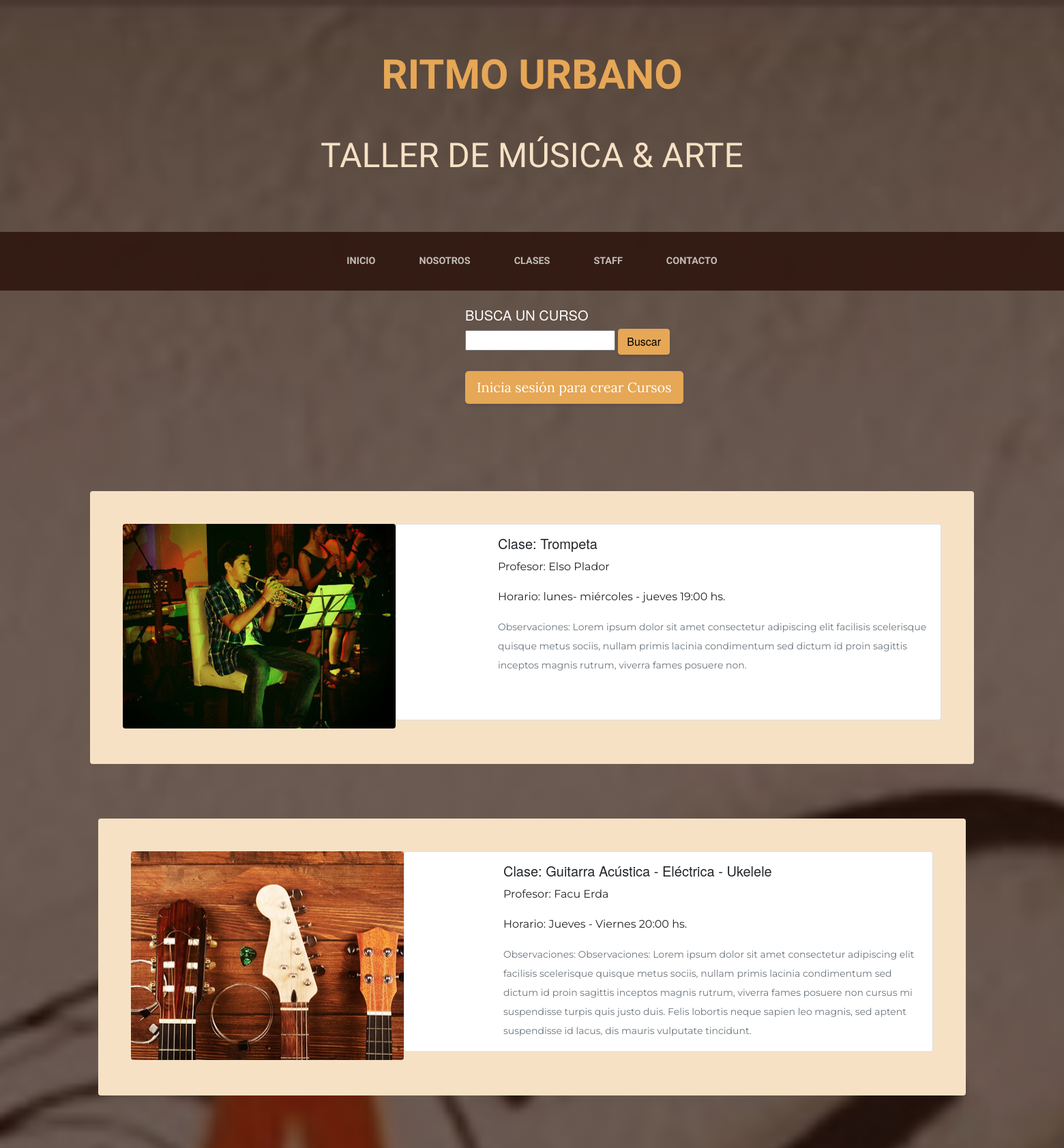
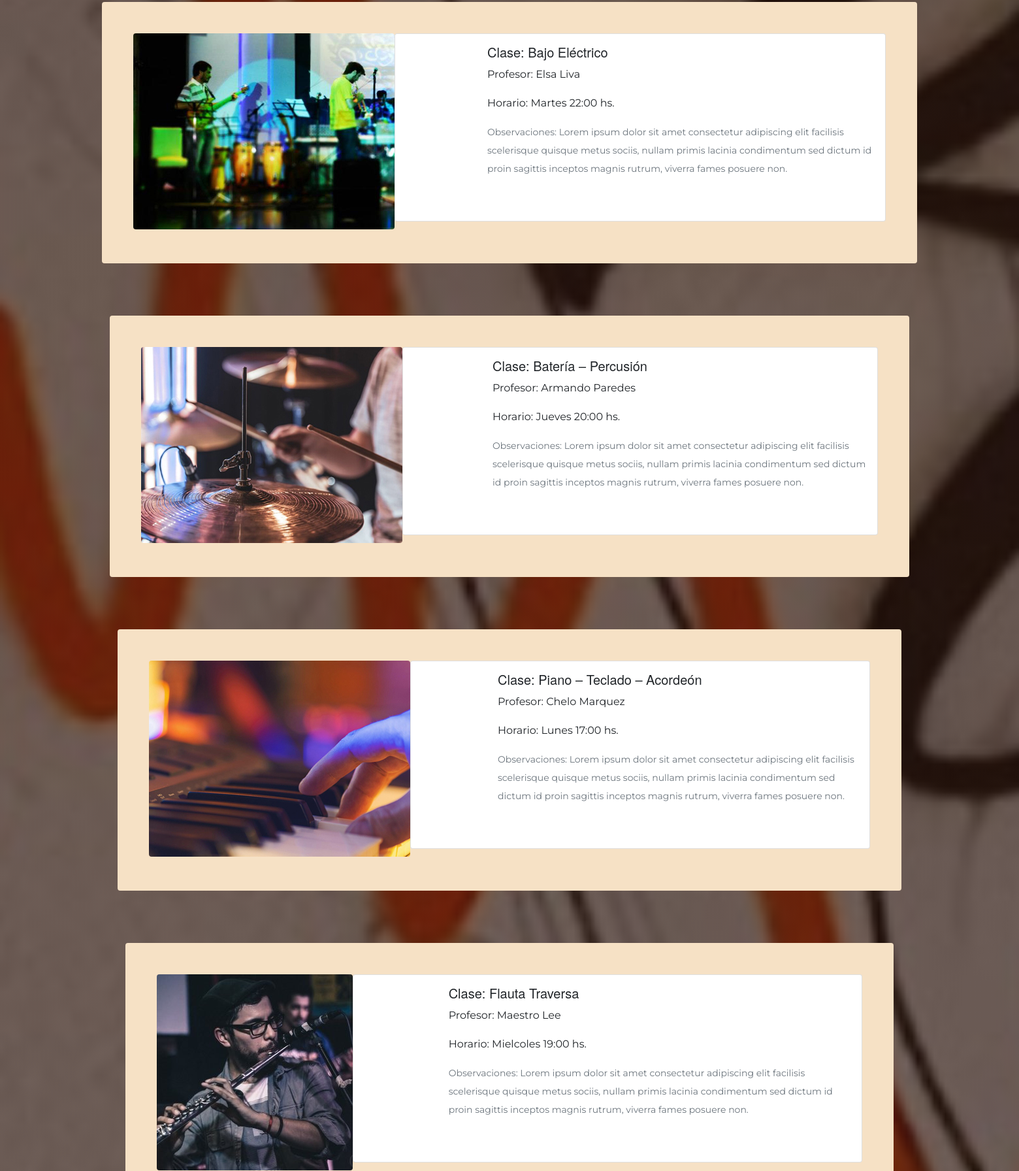
Screenshot of /curso (upper part) with the database file from the repository (2 pictures, top to bottom).
### AppRitmoUrbano/models.py (models this page shows, shortened)
class Curso(models.Model):
    imagen = models.ImageField(upload_to='media/cursos', null=True, blank = True)
    clase = models.CharField(max_length=40)
    profesor = models.CharField(max_length=40)
    dia = models.CharField(max_length=40)
    horario = models.TimeField()
    observaciones = models.TextField()

### AppRitmoUrbano/views.py (the view)
# urls.py: path('curso',views.leerCurso, name="LeerCurso"),
def leerCurso(request):
    curso = Curso.objects.all()
    contexto= {"curso":curso}
    return render(request, "AppRitmoUrbano/leercurso.html", contexto)

### AppRitmoUrbano/templates/AppRitmoUrbano/leercurso.html
{% extends "AppRitmoUrbano/index.html" %}
{% load static %}
{% block contenidoQueCambia %}
<br>
    <div class="content container">
        <div class="row">
            <div class="col-md-48 offset-md-5">
        <div class="col-xl-3">
            <h5 style="font-family: montserrat extrabold, helvetica neue, open sans, source Sans pro ; color: white">BUSCA UN CURSO</h5>
            <form action="resultadoBusqueda" method="POST">{% csrf_token %}
                <input type="text" name="query" required>
                <input style= "font-family: montserrat extrabold, helvetica neue, open sans, source sans pro" class=" col-auto btn btn-primary btn-sg" type="submit" value="Buscar">
            </form>
        </div>
    <br>
    {% if request.user.is_authenticated %}
        <a href={% url 'CursoFormulario' %}><button class=" col-auto btn btn-primary btn-lg" style="font-family: montserrat extrabold, helvetica neue, open sans, source Sans pro">Agregar nuevo Curso</button></a>
    {% else %}
        <a href={% url 'Login' %} class=" col-auto btn btn-primary btn-lg" style="color: white;">Inicia sesión para crear Cursos</a>
    {% endif %}
    </div>
        </div>
            </div>
    <br><br>
    {% for p in curso %}
    <section class="page-section">
        <div class="container">
            <div class="product-item">
                <div class="product-item-title d-flex">
                            <div class="bg-faded p-5 d-flex ms-auto rounded">
                            <img src="{{p.imagen.url}}" class="product-item-img mx-auto d-flex rounded img-fluid mb-4 mb-lg-1" alt="...">
            <div class="card mb-3">
                <div class="row g-0">
                  <div class="col-md-2">
                  </div>
                  <div class="col-md-10">
                    <div class="card-body">
                      <h5 class="card-title" style= "font-family: montserrat semibold, helvetica neue, open sans, source sans pro">Clase: {{p.clase}}</h5>
                      <p style= "font-family: montserrat, helvetica neue, open sans, source sans pro">Profesor: {{p.profesor}}</p>
                      <p class="card-text" style= "font-family: montserrat, helvetica neue, open sans, source sans pro">Horario: {{p.dia}} {{p.horario}} hs.</p>
                      <p class="card-text" style= "font-family: montserrat, helvetica neue, open sans, source sans pro"><small class="text-muted">Observaciones: {{p.observaciones}}</small></p>
                    </div>
                  </div>
                </div>
            </div>
        </div>
            </div>
    <br>
    <br>
    {% endfor %}
{% endblock %}

### rows the page displays
Curso: imagen (picture), clase "Trompeta", profesor "Elso Plador", dia "lunes- miércoles - jueves", horario "19:00", observaciones "Lorem ipsum dolor sit amet consectetur adipiscing elit facilisis scelerisque quisque metus sociis, nullam primis lacinia condimentum sed dictum id proin sagittis inceptos magnis rutrum, viverra fames posuere non."
Curso: imagen (picture), clase "Guitarra Acústica - Eléctrica - Ukelele", profesor "Facu Erda", dia "Jueves - Viernes", horario "20:00", observaciones "Observaciones: Lorem ipsum dolor sit amet consectetur adipiscing elit facilisis scelerisque quisque metus sociis, nullam primis lacinia condimentum sed dictum id proin sagittis inceptos magnis rutrum, viverra fames posuere non cursus mi suspendisse turpis quis justo duis. Felis lobortis neque sapien leo magnis, sed aptent suspendisse id lacus, dis mauris vulputate tincidunt."
Curso: imagen (picture), clase "Bajo Eléctrico", profesor "Elsa Liva", dia "Martes", horario "22:00", observaciones "Lorem ipsum dolor sit amet consectetur adipiscing elit facilisis scelerisque quisque metus sociis, nullam primis lacinia condimentum sed dictum id proin sagittis inceptos magnis rutrum, viverra fames posuere non."
Curso: imagen (picture), clase "Batería – Percusión", profesor "Armando Paredes", dia "Jueves", horario "20:00", observaciones "Lorem ipsum dolor sit amet consectetur adipiscing elit facilisis scelerisque quisque metus sociis, nullam primis lacinia condimentum sed dictum id proin sagittis inceptos magnis rutrum, viverra fames posuere non."
Curso: imagen (picture), clase "Piano – Teclado – Acordeón", profesor "Chelo Marquez", dia "Lunes", horario "17:00", observaciones "Lorem ipsum dolor sit amet consectetur adipiscing elit facilisis scelerisque quisque metus sociis, nullam primis lacinia condimentum sed dictum id proin sagittis inceptos magnis rutrum, viverra fames posuere non."
Curso: imagen (picture), clase "Flauta Traversa", profesor "Maestro Lee", dia "Mielcoles", horario "19:00", observaciones "Lorem ipsum dolor sit amet consectetur adipiscing elit facilisis scelerisque quisque metus sociis, nullam primis lacinia condimentum sed dictum id proin sagittis inceptos magnis rutrum, viverra fames posuere non."
